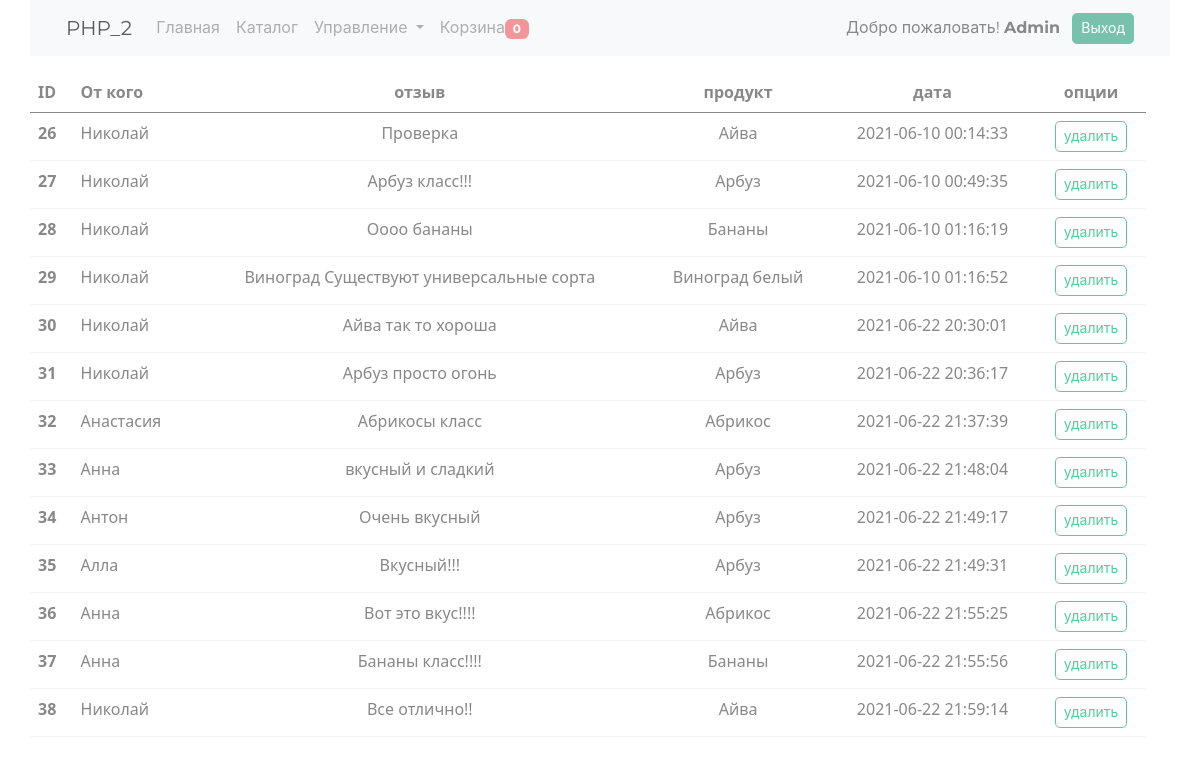
The page /admin/reviews (signed in) on the database as committed earlier.
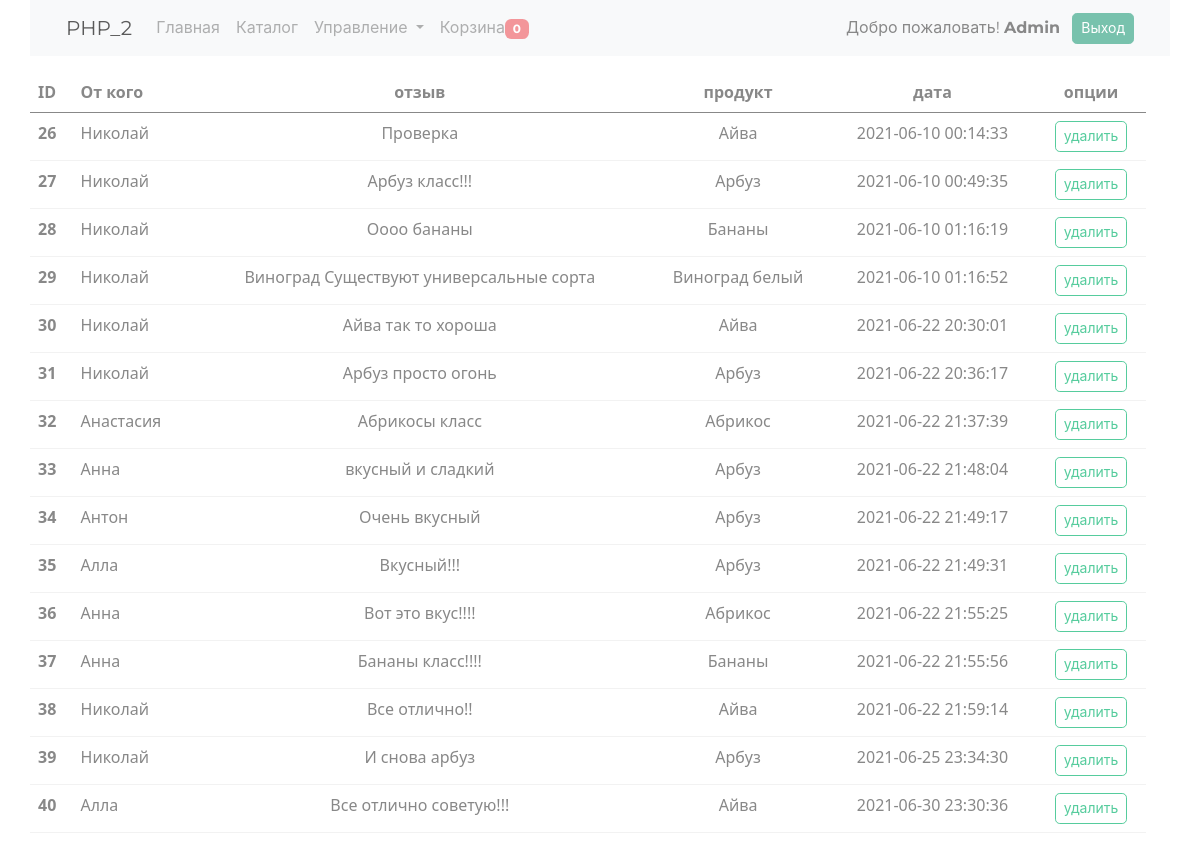
The same page on the database as committed later.
### tables this page shows
CREATE TABLE `reviews` (
  `id` bigint UNSIGNED NOT NULL,
  `user` varchar(255) NOT NULL,
  `text` text NOT NULL,
  `product_id` bigint UNSIGNED NOT NULL,
  `created_at` datetime DEFAULT CURRENT_TIMESTAMP
);

CREATE TABLE `product` (
  `id` bigint UNSIGNED NOT NULL,
  `title` varchar(255) NOT NULL,
  `article` bigint UNSIGNED NOT NULL DEFAULT '0',
  `description` text NOT NULL,
  `price` bigint NOT NULL,
  `weight` varchar(20) NOT NULL DEFAULT '0',
  `count` bigint NOT NULL,
  `units` text NOT NULL,
  `category_id` bigint UNSIGNED NOT NULL DEFAULT '6',
  `image` text,
  `created_at` datetime DEFAULT CURRENT_TIMESTAMP
);

### traits/TSinletone.php (called while the page is built, shortened)
<?php
trait TSinletone
{
    private static $instance = null;
    public static function getInstance() {
        if (is_null(static::$instance)) {
            static::$instance = new static();
        }
        return static::$instance;
    }
}

### models/reviews/Reviews.php (called while the page is built, shortened)
<?php
class Reviews extends Model
{
    public static function getReviewAll()
    {
        $sql = "SELECT
                       r.id as `id`,
                       r.user as user,
                       r.text as `text`,
                       r.product_id as `product_id`,
                       p.title as `product`,
                       r.created_at as `created_at`
                FROM reviews r
                JOIN product p on p.id = r.product_id;";
        return Db::getInstance()->queryObjectAll($sql, [], get_called_class());
    }
}

### engine/Db.php (called while the page is built, shortened)
<?php
class Db implements IDb
{
    private $config = [
        'driver' => 'mysql',
        'host' => 'localhost',
        'db' => 'shopphp',
        'charset' => 'UTF8',
        'username' => 'root',
        'password' => 'root',
    ];
    protected $db = null;
    protected function getDb(): PDO
    {
        if (is_null($this->db)) {
            $this->db = new PDO($this->getDbConfig(),
                $this->config['username'],
                $this->config['password']
            );
            $this->db->setAttribute(PDO::ATTR_DEFAULT_FETCH_MODE, PDO::FETCH_ASSOC);
        }
        return $this->db;
    }
    protected function getDbConfig(): string
    {
        return sprintf('%s:host=%s;dbname=%s;charset=%s',
            $this->config['driver'],
            $this->config['host'],
            $this->config['db'],
            $this->config['charset']
        );
    }
    protected function query($sql, $params)
    {
        $sql = $this->getDb()->prepare($sql);
        $sql->execute($params);
        return $sql;
    }
    public function queryObjectAll($sql, $params, $class)
    {
        $sql = $this->query($sql, $params);
        $sql->setFetchMode(PDO::FETCH_CLASS | PDO::FETCH_PROPS_LATE, $class);
        return $sql->fetchAll();
    }
}

### models/Model.php (called while the page is built, shortened)
<?php
abstract class Model extends DBModel
{
    public function __get($name)
    {
        return $this->$name;
    }
}

### views/admin/admin_reviews.php (the view)
<table class="table table-hover">
    <thead>
    <tr>
        <th scope="col">ID</th>
        <th scope="col">От кого</th>
        <th scope="col" class="text-center">отзыв</th>
        <th scope="col" class="text-center">продукт</th>
        <th scope="col" class="text-center">дата</th>
        <th scope="col" colspan="3" class="text-center">опции</th>
    </tr>
    </thead>
    <tbody>
    <? foreach ($reviews as $item): ?>
        <tr>
            <th scope="row"><?= $item->id ?></th>
            <td><?= $item->user ?></td>
            <td class="text-center"><?= $item->text ?></td>
            <td class="text-center"><?= $item->product ?></td>
            <td class="text-center"><?= $item->created_at ?></td>
            <td class="text-center">
                <a href="/reviews/delete/?id=<?= $item->id ?>" class="btn btn-outline-success btn-sm">удалить</a>
            </td>
        </tr>
    <? endforeach; ?>
    </tbody>
</table>

Rows that differ between the two databases and show on the page:
added reviews: id "39", user "Николай", text "И снова арбуз", product.title "Арбуз", created_at "2021-06-25 23:34:30"
added reviews: id "40", user "Алла", text "Все отлично советую!!!", product.title "Айва", created_at "2021-06-30 23:30:36"
